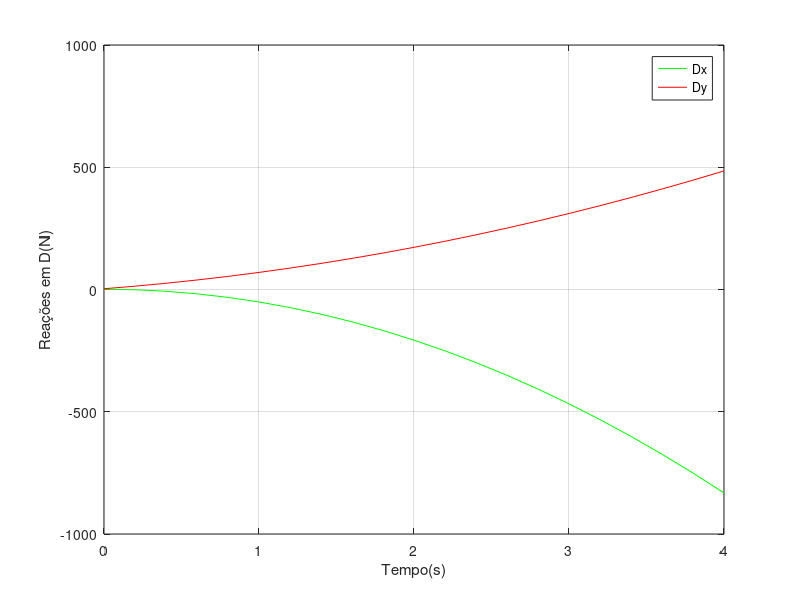
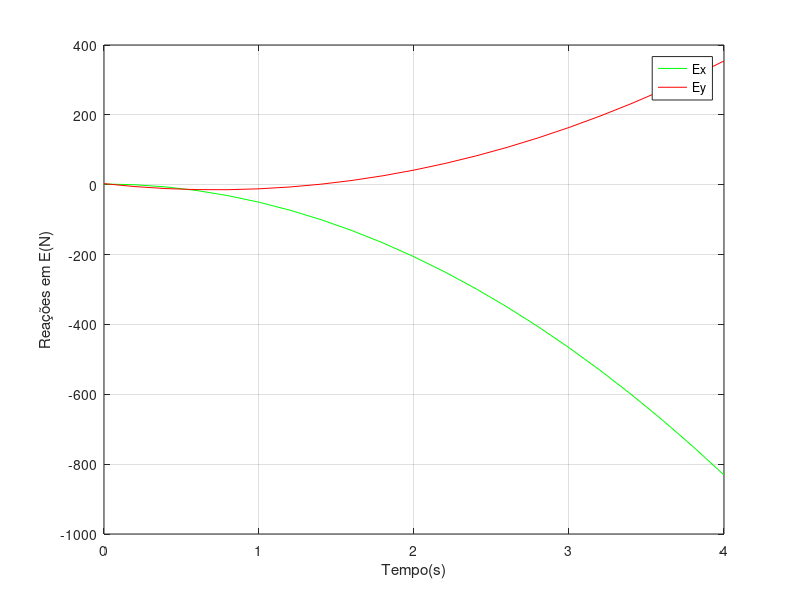

MATLAB code to generate these figures, in order:
%Lucas Yuuki Sasaki Ramos (00588802)

clear all
close all
clc

%--------------------Data--------------------

d_AB = 0.06;      %(m) Distance from A to B
d_BC = 0.12;      %(m) Distance from B to C
d_CD = 0.15;      %(m) Distance from C to D
d_DE = 0.30;      %(m) Distance from D to E
m = 3.0;          %(kg) Disk mass
r = 0.08;         %(m)
M0 = 1.0;         %(N*m)
omega_1_0 = 90;   %(rad/s)
alpha_1 = -15;    %(rad/s^2) Angular acceleration at

%--------------------Angular acceleration--------------------

alpha_2 = M0/(m*(0.25*r^2+d_BC^2+d_AB^2)); %(rad/s^2)

%--------------------Angular acceleration--------------------

t = [0:0.2:4]; %Creates a time vector from 0s to 4s every 0.2s

omega_1 = omega_1_0 + alpha_1*t; %Computes angular velocity_1 at each t

omega_2 = alpha_2*t; %Computes angular velocity_2 at each t

%--------------------Computes reactions at E--------------------

Ex = (m/d_DE)*(-0.5*r^2*alpha_1+d_CD*d_AB*alpha_2-d_CD*d_BC*omega_2.^2); %Reaction at E in x direction

Ey = (m/d_DE)*(-0.5*r^2*omega_1.*omega_2+d_CD*d_BC*alpha_2+d_CD*d_AB*omega_2.^2); %Reaction at E in y direction

%--------------------Computes reactions at D--------------------

Dx = m*(d_AB*alpha_2-d_BC*omega_2.^2)-Ex; %Reaction at D in x direction

Dy = m*(d_BC*alpha_2+d_AB*omega_2.^2)-Ey; %Reaction at D in y direction

%--------------------Writes the data--------------------

vetor = [t;Dx;Dy;Ex;Ey];
fprintf('Time (s), Dx (N), Dy (N), Ex (N), Ey (N)\n')
fprintf('\n');
fprintf('%8.5f  %8.5f  %8.5f  %8.5f  %8.5f\n',vetor);
fprintf('\n');

%--------------------Plots the graphs--------------------

figure(1)
plot(t,Dx,'g',t,Dy,'r')
xlabel('Tempo(s)')
ylabel('Reações em D(N)')
legend('Dx','Dy')
grid on

figure(2)
plot(t,Ex,'g',t,Ey,'r')
xlabel('Tempo(s)')
ylabel('Reações em E(N)')
legend('Ex','Ey')
grid on

%--------------------Ey(t) function--------------------

function Ey_val = Ey_t(t)

    d_AB = 0.06;      %(m) Distance from A to B
    d_BC = 0.12;      %(m) Distance from B to C
    d_CD = 0.15;      %(m) Distance from C to D
    d_DE = 0.30;      %(m) Distance from D to E
    m = 3.0;          %(kg) Disk mass
    r = 0.08;         %(m)
    M0 = 1.0;         %(N*m)
    omega_1_0 = 90;   %(rad/s)
    alpha_1 = -15;    %(rad/s^2) Angular acceleration at

    alpha_2 = M0/( m*(0.25*r^2 + d_BC^2 + d_AB^2) ); % Computes angular acceleration_2

    omega_1 = omega_1_0 + alpha_1*t;   % Computes angular velocity_1
    omega_2 = alpha_2 * t;             % Computes angular velocity_2

    % Computes Ey
    Ey_val = (m/d_DE) * ( -0.5*r^2 .* omega_1 .* omega_2 + d_CD*d_BC*alpha_2 + d_CD*d_AB .* (omega_2).^2 );
end

%--------------------Ex(t) function--------------------

function Ex_val = Ex_t(t)

    d_AB = 0.06;      %(m) Distance from A to B
    d_BC = 0.12;      %(m) Distance from B to C
    d_CD = 0.15;      %(m) Distance from C to D
    d_DE = 0.30;      %(m) Distance from D to E
    m = 3.0;          %(kg) Disk mass
    r = 0.08;         %(m)
    M0 = 1.0;         %(N*m)
    omega_1_0 = 90;   %(rad/s)
    alpha_1 = -15;    %(rad/s^2) Angular acceleration at

    alpha_2 = M0/( m*(0.25*r^2 + d_BC^2 + d_AB^2) ); % Computes angular acceleration_2

    % Computes Ex
    Ex_val = (m/d_DE) * ( -0.5*r^2 * alpha_1 + d_CD*d_AB*alpha_2 - d_CD*d_BC*(alpha_2*t).^2 );
end

%--------------------Bisection method function--------------------

function raiz = bisseccao(f, a, b, tol, maxIter)

    if f(a) * f(b) > 0
        error('The interval does not contain a sign change.');
    end

    for k = 1:maxIter

        c = (a + b) / 2;

        if abs(f(c)) < tol || (b - a)/2 < tol
            raiz = c;
            return;
        end

        if f(a)*f(c) < 0
            b = c;
        else
            a = c;
        end
    end

    raiz = (a + b)/2;
    fprintf('Best approximation after %d iterations: t = %.8f\n', maxIter, raiz);

end

%--------------------Prints each root of the equation--------------------

raiz_Ey = bisseccao(@Ey_t, 0, 0.5, 1e-16, 100);
fprintf('First root of Ey t = %.8fs \n', raiz_Ey);

raiz_Ey = bisseccao(@Ey_t, 0.5, 4, 1e-16, 100);
fprintf('Second root of Ey t = %.8fs\n', raiz_Ey);

raiz_Ex = bisseccao(@Ex_t, 0, 4, 1e-16, 100);
fprintf('First root of Ex t = %.8fs\n', raiz_Ex);

